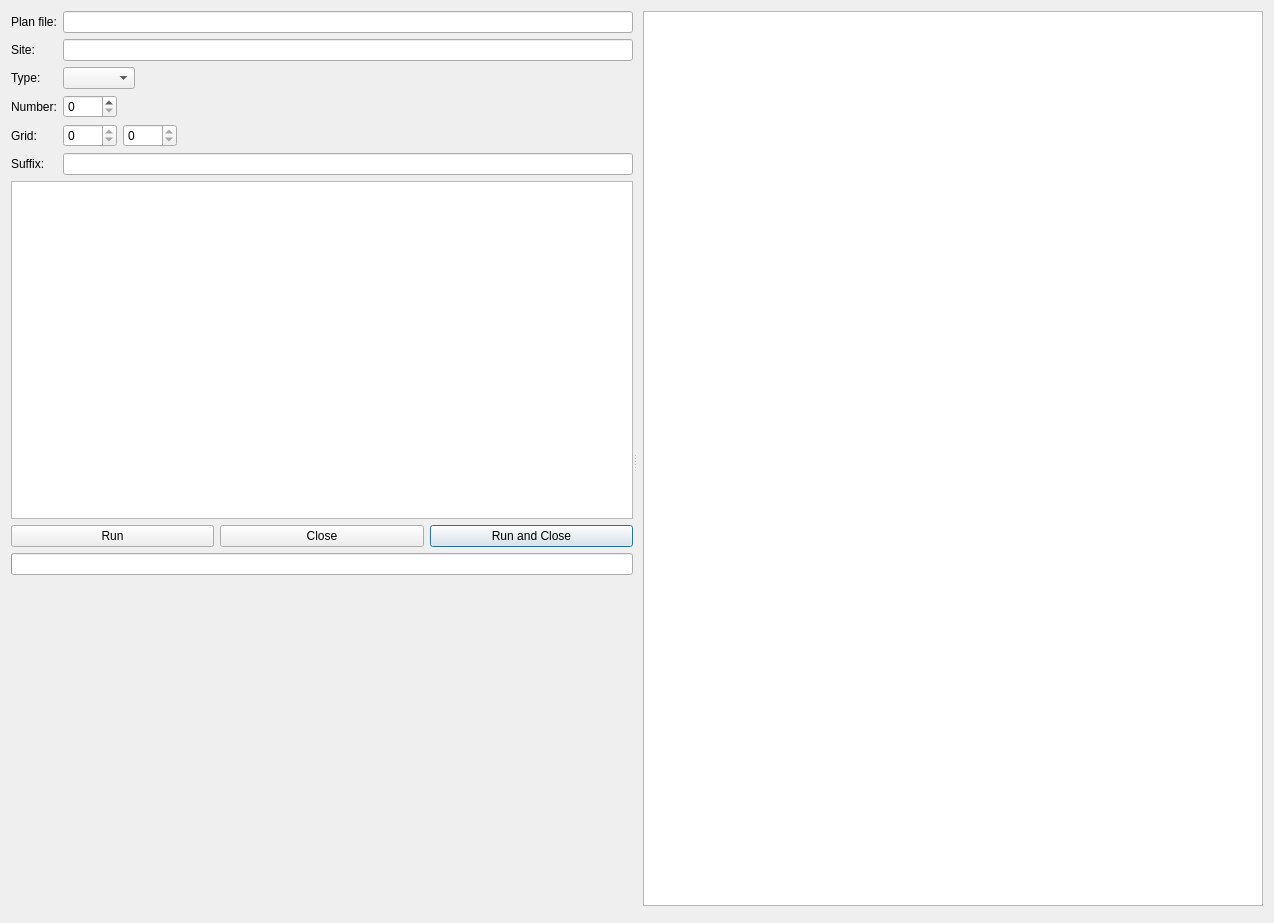
<?xml version="1.0" encoding="UTF-8"?>
<ui version="4.0">
 <class>GeorefDialogBase</class>
 <widget class="QDialog" name="GeorefDialogBase">
  <property name="geometry">
   <rect>
    <x>0</x>
    <y>0</y>
    <width>1274</width>
    <height>923</height>
   </rect>
  </property>
  <property name="sizePolicy">
   <sizepolicy hsizetype="Preferred" vsizetype="Maximum">
    <horstretch>0</horstretch>
    <verstretch>0</verstretch>
   </sizepolicy>
  </property>
  <property name="windowTitle">
   <string>Dialog</string>
  </property>
  <layout class="QGridLayout" name="gridLayout_2">
   <item row="0" column="0">
    <widget class="QSplitter" name="splitter">
     <property name="orientation">
      <enum>Qt::Horizontal</enum>
     </property>
     <widget class="QWidget" name="layoutWidget">
      <layout class="QVBoxLayout" name="verticalLayout_4">
       <item>
        <layout class="QFormLayout" name="formLayout">
         <property name="fieldGrowthPolicy">
          <enum>QFormLayout::ExpandingFieldsGrow</enum>
         </property>
         <item row="0" column="0">
          <widget class="QLabel" name="m_fileLabel">
           <property name="text">
            <string>Plan file:</string>
           </property>
           <property name="buddy">
            <cstring>m_fileEdit</cstring>
           </property>
          </widget>
         </item>
         <item row="0" column="1">
          <widget class="QLineEdit" name="m_fileEdit">
           <property name="readOnly">
            <bool>true</bool>
           </property>
          </widget>
         </item>
         <item row="1" column="0">
          <widget class="QLabel" name="m_siteLabel">
           <property name="text">
            <string>Site:</string>
           </property>
          </widget>
         </item>
         <item row="1" column="1">
          <widget class="QLineEdit" name="m_siteEdit">
           <property name="readOnly">
            <bool>false</bool>
           </property>
          </widget>
         </item>
         <item row="2" column="0">
          <widget class="QLabel" name="m_typeLabel">
           <property name="text">
            <string>Type:</string>
           </property>
          </widget>
         </item>
         <item row="2" column="1">
          <widget class="QComboBox" name="m_typeCombo"/>
         </item>
         <item row="3" column="0">
          <widget class="QLabel" name="m_contextLabel">
           <property name="text">
            <string>Number:</string>
           </property>
           <property name="buddy">
            <cstring>m_numberSpin</cstring>
           </property>
          </widget>
         </item>
         <item row="3" column="1">
          <layout class="QHBoxLayout" name="horizontalLayout_4">
           <item>
            <widget class="QSpinBox" name="m_numberSpin">
             <property name="toolTip">
              <string>Context Number</string>
             </property>
             <property name="readOnly">
              <bool>false</bool>
             </property>
             <property name="maximum">
              <number>9999</number>
             </property>
            </widget>
           </item>
           <item>
            <spacer name="horizontalSpacer_5">
             <property name="orientation">
              <enum>Qt::Horizontal</enum>
             </property>
             <property name="sizeHint" stdset="0">
              <size>
               <width>40</width>
               <height>20</height>
              </size>
             </property>
            </spacer>
           </item>
          </layout>
         </item>
         <item row="4" column="0">
          <widget class="QLabel" name="m_gridLabel">
           <property name="text">
            <string>Grid:</string>
           </property>
           <property name="buddy">
            <cstring>m_eastSpin</cstring>
           </property>
          </widget>
         </item>
         <item row="4" column="1">
          <layout class="QHBoxLayout" name="horizontalLayout_6">
           <item>
            <widget class="QSpinBox" name="m_eastSpin">
             <property name="readOnly">
              <bool>true</bool>
             </property>
             <property name="maximum">
              <number>9999</number>
             </property>
             <property name="singleStep">
              <number>5</number>
             </property>
            </widget>
           </item>
           <item>
            <widget class="QSpinBox" name="m_northSpin">
             <property name="readOnly">
              <bool>true</bool>
             </property>
             <property name="maximum">
              <number>9999</number>
             </property>
             <property name="singleStep">
              <number>5</number>
             </property>
            </widget>
           </item>
           <item>
            <spacer name="horizontalSpacer_6">
             <property name="orientation">
              <enum>Qt::Horizontal</enum>
             </property>
             <property name="sizeHint" stdset="0">
              <size>
               <width>40</width>
               <height>20</height>
              </size>
             </property>
            </spacer>
           </item>
          </layout>
         </item>
         <item row="5" column="0">
          <widget class="QLabel" name="m_suffixLabel">
           <property name="text">
            <string>Suffix:</string>
           </property>
          </widget>
         </item>
         <item row="5" column="1">
          <widget class="QLineEdit" name="m_suffixEdit">
           <property name="maxLength">
            <number>1</number>
           </property>
          </widget>
         </item>
        </layout>
       </item>
       <item>
        <widget class="QTextEdit" name="m_outputText">
         <property name="enabled">
          <bool>true</bool>
         </property>
         <property name="sizePolicy">
          <sizepolicy hsizetype="Preferred" vsizetype="MinimumExpanding">
           <horstretch>0</horstretch>
           <verstretch>0</verstretch>
          </sizepolicy>
         </property>
         <property name="lineWrapMode">
          <enum>QTextEdit::NoWrap</enum>
         </property>
         <property name="readOnly">
          <bool>true</bool>
         </property>
        </widget>
       </item>
       <item>
        <layout class="QHBoxLayout" name="horizontalLayout_5">
         <item>
          <widget class="QPushButton" name="m_runButton">
           <property name="text">
            <string>Run</string>
           </property>
          </widget>
         </item>
         <item>
          <widget class="QPushButton" name="m_closeButton">
           <property name="text">
            <string>Close</string>
           </property>
          </widget>
         </item>
         <item>
          <widget class="QPushButton" name="m_runCloseButton">
           <property name="text">
            <string>Run and Close</string>
           </property>
           <property name="default">
            <bool>true</bool>
           </property>
          </widget>
         </item>
        </layout>
       </item>
       <item>
        <widget class="QProgressBar" name="m_progressBar"/>
       </item>
       <item>
        <spacer name="verticalSpacer">
         <property name="orientation">
          <enum>Qt::Vertical</enum>
         </property>
         <property name="sizeHint" stdset="0">
          <size>
           <width>20</width>
           <height>40</height>
          </size>
         </property>
        </spacer>
       </item>
      </layout>
     </widget>
     <widget class="QWidget" name="layoutWidget">
      <layout class="QGridLayout" name="gridLayout">
       <item row="0" column="0">
        <widget class="GcpWidget" name="gcpWidget1" native="true"/>
       </item>
       <item row="1" column="0">
        <widget class="GcpWidget" name="gcpWidget2" native="true"/>
       </item>
       <item row="1" column="1">
        <widget class="GcpWidget" name="gcpWidget3" native="true"/>
       </item>
       <item row="0" column="1">
        <widget class="GeorefGraphicsView" name="planView"/>
       </item>
      </layout>
     </widget>
    </widget>
   </item>
  </layout>
 </widget>
 <customwidgets>
  <customwidget>
   <class>GeorefGraphicsView</class>
   <extends>QGraphicsView</extends>
   <header>georef_graphics_view.h</header>
  </customwidget>
  <customwidget>
   <class>GcpWidget</class>
   <extends>QWidget</extends>
   <header>gcp_widget.h</header>
   <container>1</container>
  </customwidget>
 </customwidgets>
 <tabstops>
  <tabstop>m_runCloseButton</tabstop>
  <tabstop>m_runButton</tabstop>
  <tabstop>m_closeButton</tabstop>
 </tabstops>
 <resources/>
 <connections/>
</ui>
